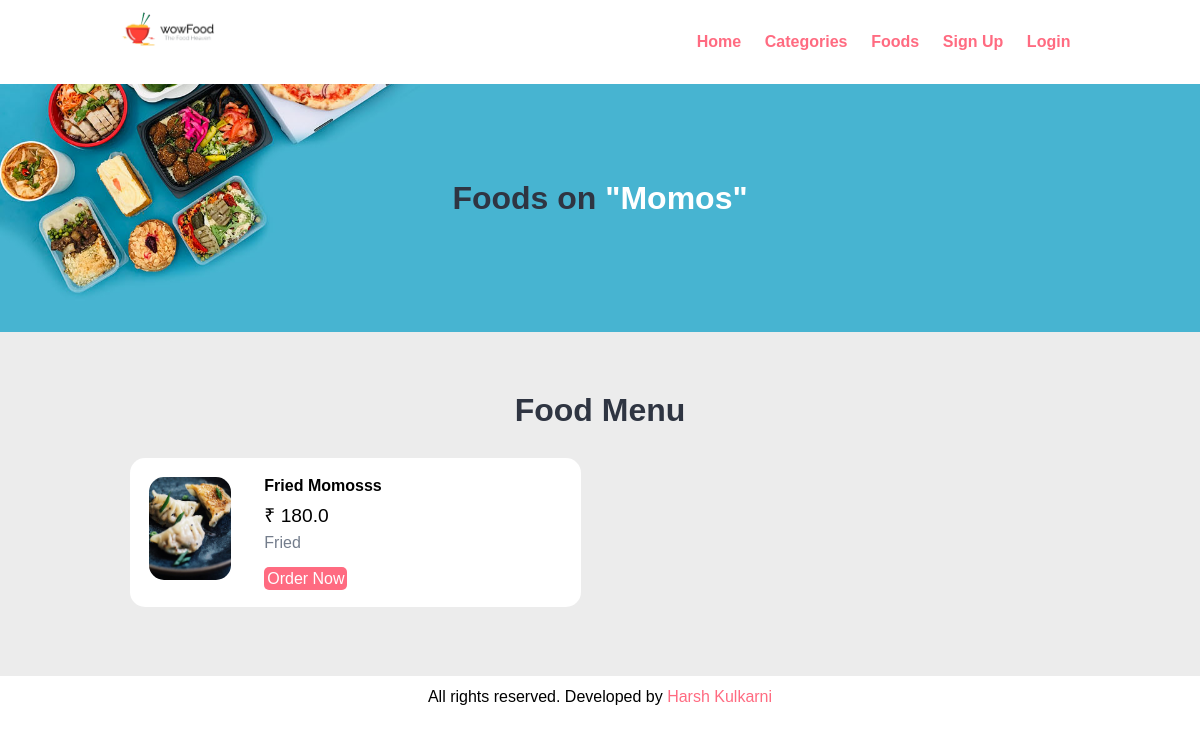
Page /category-food?id=1 on the committed database.
### food_order/__init__.py (models this page shows)
class Category(db.Model):
    id = db.Column(db.Integer, primary_key=True)
    title = db.Column(db.String(100), nullable=False)
    image_name = db.Column(db.String(255), nullable=True)
    featured = db.Column(db.String(10), nullable=False)
    active = db.Column(db.String(10), nullable=False)
    foods = db.relationship("Food", backref="food")

class Food(db.Model):
    id = db.Column(db.Integer, primary_key=True)
    title = db.Column(db.String(100), nullable=False)
    category_id = db.Column(db.Integer, db.ForeignKey("category.id"))
    image_name = db.Column(db.String(255), nullable=True)
    description = db.Column(db.Text, nullable=True)
    price = db.Column(db.Float, nullable=False)
    featured = db.Column(db.String(10), nullable=False)
    active = db.Column(db.String(10), nullable=False)
    orders = db.relationship("Order", backref="order")

### food_order/views.py (the view)
@app.route("/category-food")
def category_food():
    with app.app_context():
        category = Category.query.get(request.args.get("id"))
        food = db.session.query(Food).all()
        all_food = [f for f in food if f.category_id == category.id]
        return render_template("category-foods.html", category=category, foods=all_food)

### food_order/templates/category-foods.html (shortened to what this page needs)
{% include 'header.html' %}
<section class="food-search text-center">
    <div class="container">
        <h2>Foods on <strong class="text-white">"{{category.title}}"</strong></h2>
    </div>
</section>
<section class="food-menu">
    <div class="container">
        {% if not foods %}
        <h2 class="text-center">No Food Available in this Category.</h2>
        {% else %}
        <h2 class="text-center">Food Menu</h2>
        {% for food in foods %}
        {% if food.active == 'Yes' %}
        <div class="food-menu-box">
            <div class="food-menu-img">
                <img src="static/images/{{food.image_name}}" alt="{{food.image_name}}" class="img-responsive img-curve">
            </div>
            <div class="food-menu-desc">
                <h4>{{ food.title }}</h4>
                <p class="food-price">₹ {{ food.price }}</p>
                <p class="food-detail">
                    {{ food.description }}
                </p>
                <br>
                <a href="{{ url_for('order', id=food.id) }}" class="btn btn-primary">Order Now</a>
            </div>
        </div>
        {% endif %}
        {% endfor %}
        {% endif %}
    </div>
</section>
{% include 'footer.html' %}

### food_order/static/css/style.css (style rules this page uses)
* { margin: 0 0; padding: 0 0; font-family: Arial, Helvetica, sans-serif; }
.container { width: 80%; margin: 0 auto; padding: 1%; }
.img-responsive { width: 100%; }
.img-curve { border-radius: 15px; }
.text-center { text-align: center; }
.text-white { color: white; }
a { color: #ff6b81; text-decoration: none; }
.btn { padding: 1%; border: none; font-size: 1rem; border-radius: 5px; }
.btn-primary { background-color: #ff6b81; color: white; cursor: pointer; }
h2 { color: #2f3542; font-size: 2rem; margin-bottom: 2%; }
.food-search { background-image: url(../images/bg.jpg); background-size: cover; background-repeat: no-repeat; background-position: center; padding: 7% 0; }
.food-menu { background-color: #ececec; padding: 4% 0; }
.food-menu-box { width: 43%; margin: 1%; padding: 2%; float: left; background-color: white; border-radius: 15px; }
.food-menu-img { width: 20%; float: left; }
.food-menu-desc { width: 70%; float: left; margin-left: 8%; }
.food-price { font-size: 1.2rem; margin: 2% 0; }
.food-detail { font-size: 1rem; color: #747d8c; }

### rows in the picture
Category: title "Momos"
Food: image_name (picture), title "Fried Momosss", price "180.0", description "Fried"
